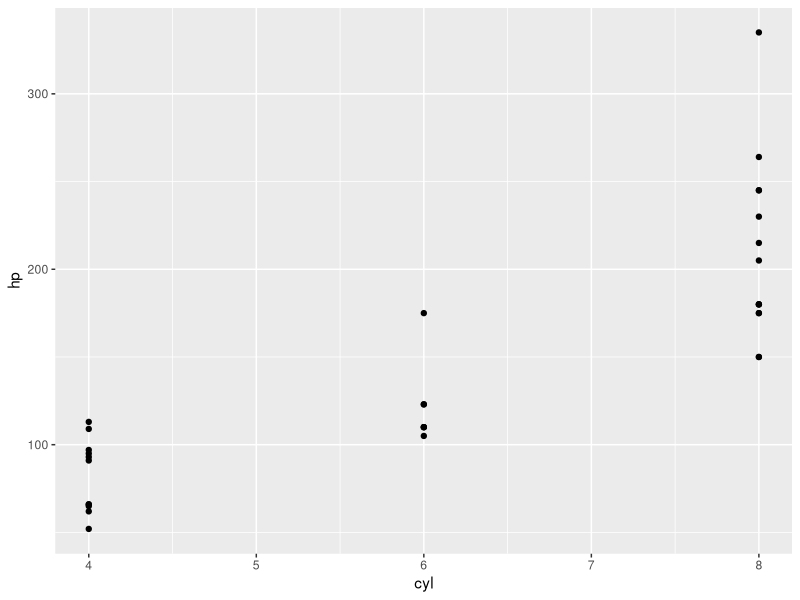
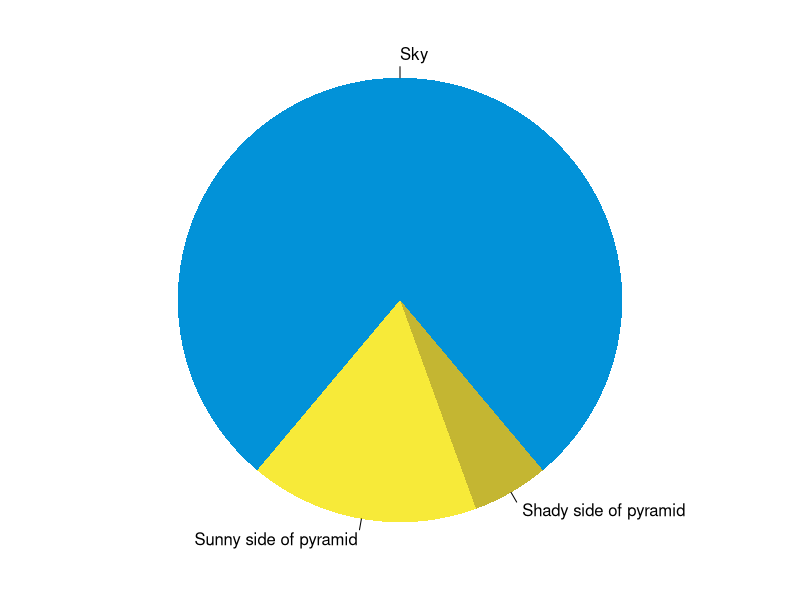
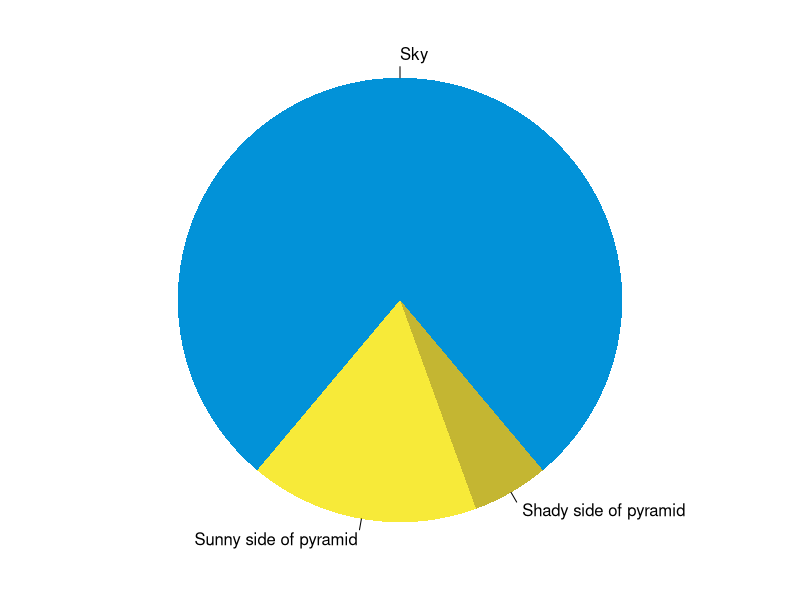

Source code (R) for these figures, in order:
## ---- chunk 1
knitr::opts_chunk$set(collapse = TRUE)
## ---- chunk 2
library(tidyverse)
## ---- chunk 3
mtcars %>%
	head(5)
## ---- chunk 4
mtcars %>%
	ggplot2::ggplot()+
	geom_point(mapping = aes(x = cyl, y = hp))
## ---- chunk 5
summary(cars)
fit <- lm(dist ~ speed, data = cars)
fit
## ---- chunk 6
par(mar = c(0, 1, 0, 1))
pie(
  c(280, 60, 20),
  c('Sky', 'Sunny side of pyramid', 'Shady side of pyramid'),
  col = c('#0292D8', '#F7EA39', '#C4B632'),
  init.angle = -50, border = NA
)
## ---- chunk 7
par(mar = c(0, 1, 0, 1))
pie(
  c(280, 60, 20),
  c('Sky', 'Sunny side of pyramid', 'Shady side of pyramid'),
  col = c('#0292D8', '#F7EA39', '#C4B632'),
  init.angle = -50, border = NA
)
## ---- chunk 8

